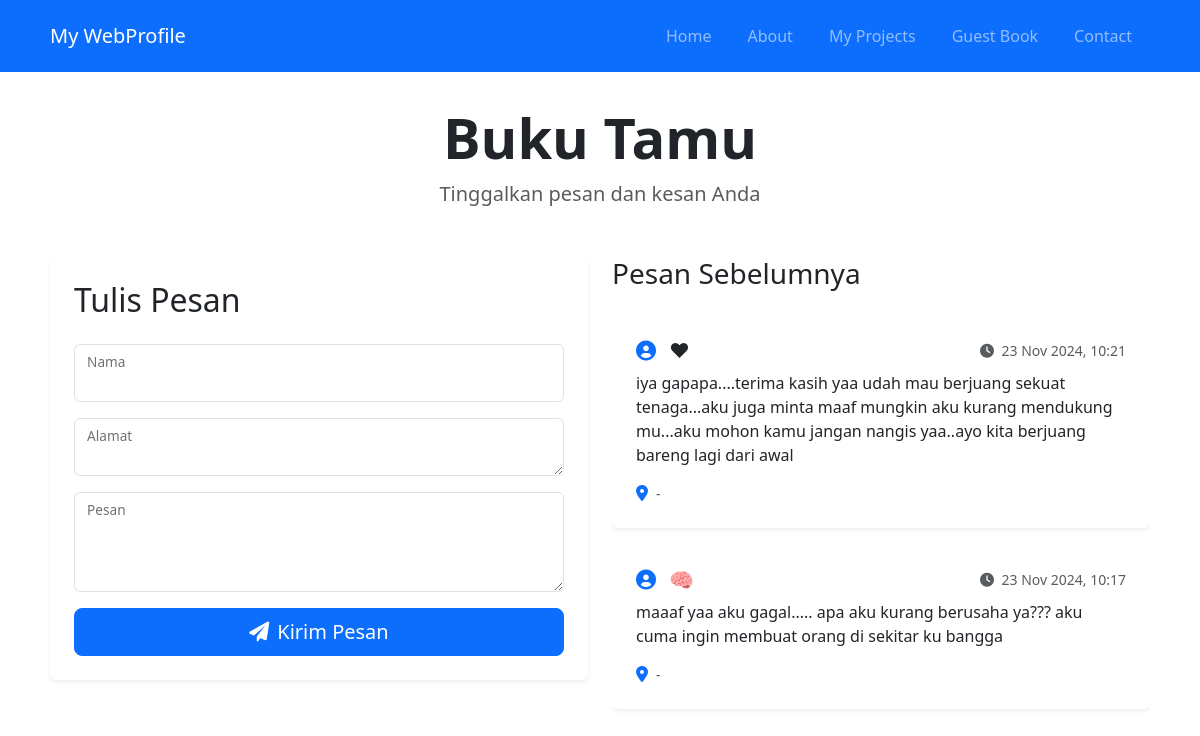
The app's page /guest-book/ with its own data.
### profil/models.py (models this page shows, shortened)
class GuestBook(models.Model):
    nama = models.CharField(max_length=100)
    alamat = models.TextField()
    pesan = models.TextField()
    created_at = models.DateTimeField(auto_now_add=True)

### profil/views.py (the view)
# urls.py: path('guest-book/', views.guest_book, name='guest_book'),
def guest_book(request):
    if request.method == 'POST':
        form = GuestBookForm(request.POST)
        if form.is_valid():
            form.save()
            return redirect('guest_book')
    else:
        form = GuestBookForm()
    guest_entries = GuestBook.objects.all().order_by('-created_at')
    return render(request, 'guest_book.html', {'form': form, 'guest_entries': guest_entries})

### profil/forms.py
class GuestBookForm(forms.ModelForm):
    class Meta:
        model = GuestBook
        fields = ['nama', 'alamat', 'pesan']
        widgets = {
            'nama': forms.TextInput(attrs={'class': 'form-control'}),
            'alamat': forms.Textarea(attrs={'class': 'form-control'}),
            'pesan': forms.Textarea(attrs={'class': 'form-control', 'style': 'height: 100px'}),}

### profil/templates/guest_book.html (shortened to what this page needs)
{% extends 'base.html' %}
{% block content %}
<div class="guestbook-container">
    <div class="text-center mb-5 animate_animated animate_fadeIn">
        <h1 class="display-4 fw-bold">Buku Tamu</h1>
        <p class="lead text-muted">Tinggalkan pesan dan kesan Anda</p>
    </div>
    <div class="row g-4">
        <div class="col-lg-6 animate_animated animate_slideInLeft">
            <div class="card border-0 shadow-sm">
                <div class="card-body p-4">
                    <h2 class="card-title mb-4">Tulis Pesan</h2>
                    <form method="post" class="guestbook-form">
                        <div class="form-floating mb-3">
                            {{ form.nama }}
                            <label for="{{ form.nama.id_for_label }}">Nama</label>
                        </div>
                        <div class="form-floating mb-3">
                            {{ form.alamat }}
                            <label for="{{ form.alamat.id_for_label }}">Alamat</label>
                        </div>
                        <div class="form-floating mb-3">
                            {{ form.pesan }}
                            <label for="{{ form.pesan.id_for_label }}">Pesan</label>
                        </div>
                        <button type="submit" class="btn btn-primary btn-lg w-100 submit-btn">
                            <i class="fas fa-paper-plane me-2"></i>Kirim Pesan
                        </button>
                    </form>
                </div>
            </div>
        </div>
        <div class="col-lg-6 animate_animated animate_slideInRight">
            <h3 class="mb-4">Pesan Sebelumnya</h3>
            <div class="messages-container" style="max-height: 600px; overflow-y: auto;">
                {% for entry in guest_entries %}
                <div class="card border-0 shadow-sm mb-3 message-card animate_animated animate_fadeIn"
                     style="animation-delay: {{ forloop.counter0|add:0.2 }}s">
                    <div class="card-body p-4">
                        <div class="d-flex justify-content-between align-items-center mb-2">
                            <h5 class="card-title mb-0">
                                <i class="fas fa-user-circle me-2 text-primary"></i>
                                {{ entry.nama }}
                            </h5>
                            <small class="text-muted">
                                <i class="fas fa-clock me-1"></i>
                                {{ entry.created_at|date:"d M Y, H:i" }}
                            </small>
                        </div>
                        <p class="card-text mb-3">{{ entry.pesan }}</p>
                        <div class="d-flex align-items-center">
                            <i class="fas fa-map-marker-alt text-primary me-2"></i>
                            <small class="text-muted">{{ entry.alamat }}</small>
                        </div>
                    </div>
                </div>
                {% empty %}
                <div class="text-center py-5 animate_animated animate_fadeIn">
                    <i class="fas fa-book fa-3x text-muted mb-3"></i>
                    <p class="lead text-muted">Belum ada pesan di buku tamu.</p>
                </div>
                {% endfor %}
            </div>
        </div>
    </div>
</div>
<link href="https://cdnjs.cloudflare.com/ajax/libs/font-awesome/6.0.0/css/all.min.css" rel="stylesheet">
{% endblock %}

### profil/templates/base.html (style rules this page uses)
html { scroll-behavior: smooth; }

### profil/templates/guest_book.html (style rules this page uses)
.guestbook-container { padding: 2rem 0; }
.card { transition: transform 0.3s ease, box-shadow 0.3s ease; }
.form-floating > label { color: #6c757d; }
.submit-btn { transition: all 0.3s ease; }
.messages-container { scrollbar-width: thin; scrollbar-color: var(--bs-primary) #f8f9fa; }

### records on screen
GuestBook: nama "❤", created_at "23 Nov 2024, 10:21", pesan "iya gapapa....terima kasih yaa udah mau berjuang sekuat tenaga...aku juga minta maaf mungkin aku kurang mendukung mu...aku mohon kamu jangan nangis yaa..ayo kita berjuang bareng lagi dari awal", alamat "-"
GuestBook: nama "🧠", created_at "23 Nov 2024, 10:17", pesan "maaaf yaa aku gagal..... apa aku kurang berusaha ya??? aku cuma ingin membuat orang di sekitar ku bangga", alamat "-"
